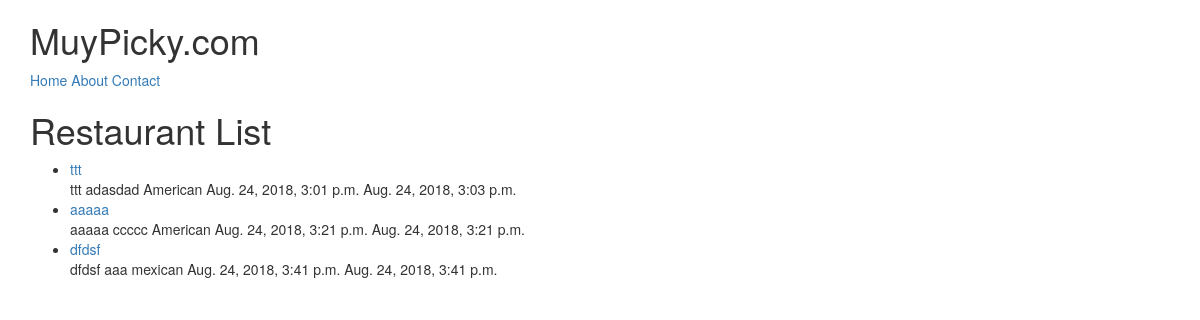
The app's page /restaurants/, older data.
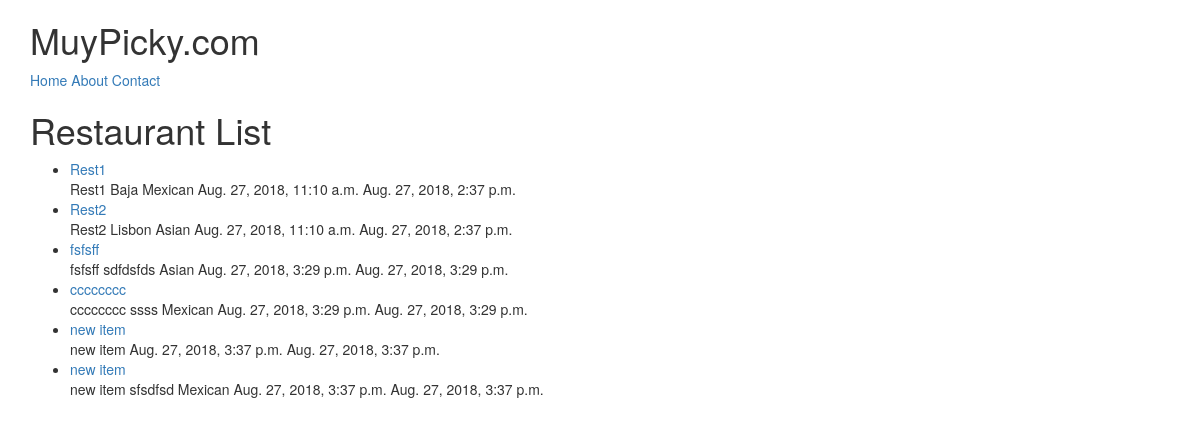
The same page, newer data.
### restaurants/models.py (models this page shows, shortened)
class RestaurantLocation(models.Model):
	owner 		= models.ForeignKey(User)
	name	 	= models.CharField(max_length=120)
	location 	= models.CharField(max_length=120, null=True, blank=True)
	category 	= models.CharField(max_length=120, null=True, blank=True, validators=[validate_category])
	timestamp 	= models.DateTimeField(auto_now_add=True)
	updated		= models.DateTimeField(auto_now=True)
	slug 		= models.SlugField(null=True, blank=True)
	def __str__(self):
		return self.name

### restaurants/views.py (the view)
# urls.py: url(r'^restaurants/$', RestaurantListView.as_view()),
class RestaurantListView(ListView):
	def get_queryset(self):
		slug = self.kwargs.get("slug")
		if slug:
			queryset = RestaurantLocation.objects.filter(
				Q(category__icontains=slug) |
				Q(category__iexact=slug)
			)
		else:
			queryset = RestaurantLocation.objects.all()
		return queryset

### restaurants/templates/restaurants/restaurantlocation_list.html (shortened to what this page needs)
{% extends "base.html"%}
{% block content %}
<h1>Restaurant List</h1>
<ul>
	{% for obj in object_list %}
		<li><a href='/restaurants/{{ obj.slug }}'>{{ obj }}</a><br/>
		{{ obj.name }} {{obj.location}} {{obj.category}} {{obj.timestamp}} {{obj.updated}}</li>
	{% endfor %}
</ul>
{% endblock %}

Row changes from the older to the newer data that the page shows:
removed RestaurantLocation: name "ttt", location "adasdad", category "American", timestamp "Aug. 24, 2018, 3:01 p.m.", updated "Aug. 24, 2018, 3:03 p.m."
removed RestaurantLocation: name "aaaaa", location "ccccc", category "American", timestamp "Aug. 24, 2018, 3:21 p.m.", updated "Aug. 24, 2018, 3:21 p.m."
removed RestaurantLocation: name "dfdsf", location "aaa", category "mexican", timestamp "Aug. 24, 2018, 3:41 p.m.", updated "Aug. 24, 2018, 3:41 p.m."
added RestaurantLocation: name "Rest1", location "Baja", category "Mexican", timestamp "Aug. 27, 2018, 11:10 a.m.", updated "Aug. 27, 2018, 2:37 p.m."
added RestaurantLocation: name "Rest2", location "Lisbon", category "Asian", timestamp "Aug. 27, 2018, 11:10 a.m.", updated "Aug. 27, 2018, 2:37 p.m."
added RestaurantLocation: name "fsfsff", location "sdfdsfds", category "Asian", timestamp "Aug. 27, 2018, 3:29 p.m.", updated "Aug. 27, 2018, 3:29 p.m."
added RestaurantLocation: name "cccccccc", location "ssss", category "Mexican", timestamp "Aug. 27, 2018, 3:29 p.m.", updated "Aug. 27, 2018, 3:29 p.m."
added RestaurantLocation: name "new item", timestamp "Aug. 27, 2018, 3:37 p.m.", updated "Aug. 27, 2018, 3:37 p.m."
added RestaurantLocation: name "new item", location "sfsdfsd", category "Mexican", timestamp "Aug. 27, 2018, 3:37 p.m.", updated "Aug. 27, 2018, 3:37 p.m."
